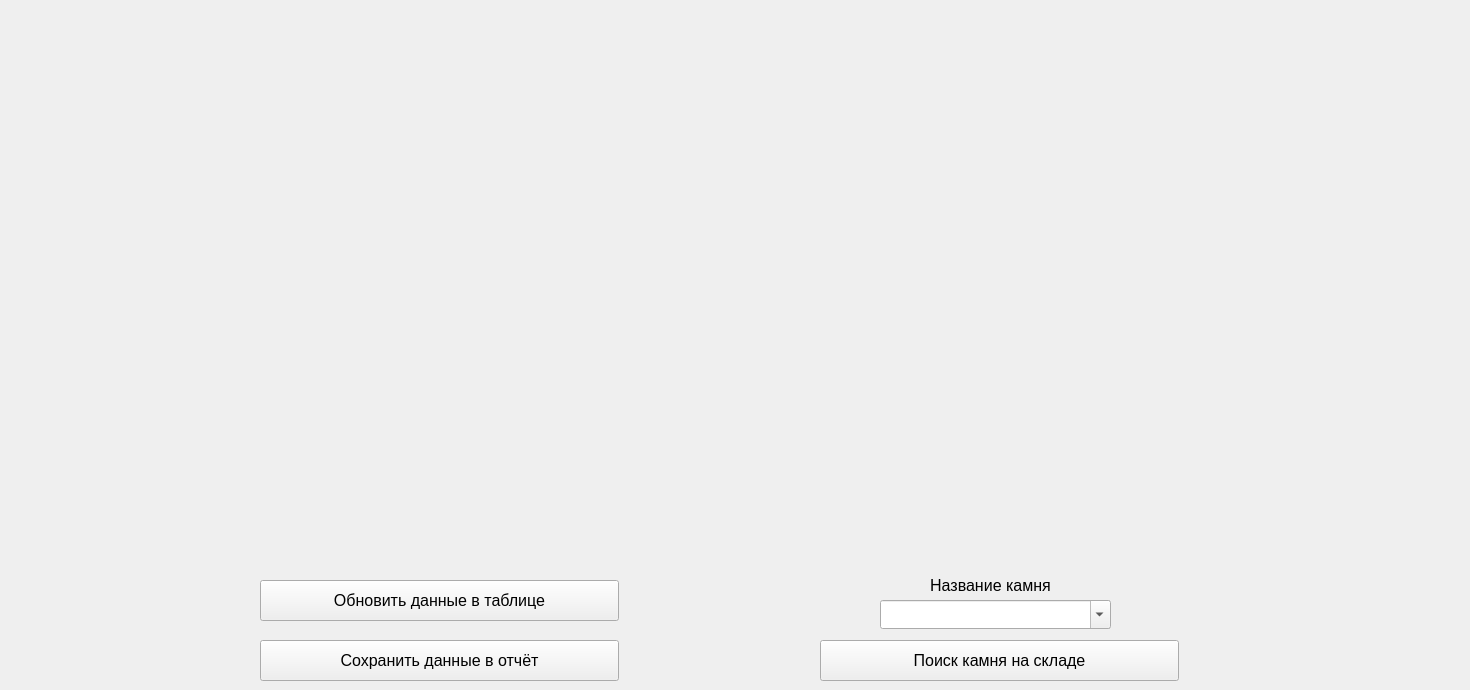
   <widget class="QWidget" name="stones_tab">
    <attribute name="title">
     <string>Камни</string>
    </attribute>
    <widget class="QWidget" name="formLayoutWidget_5">
     <property name="geometry">
      <rect>
       <x>0</x>
       <y>10</y>
       <width>1461</width>
       <height>501</height>
      </rect>
     </property>
     <layout class="QFormLayout" name="stones_layout"/>
    </widget>
    <widget class="QPushButton" name="upd_stones_table_btn">
     <property name="geometry">
      <rect>
       <x>260</x>
       <y>580</y>
       <width>359</width>
       <height>41</height>
      </rect>
     </property>
     <property name="font">
      <font>
       <pointsize>12</pointsize>
      </font>
     </property>
     <property name="mouseTracking">
      <bool>false</bool>
     </property>
     <property name="text">
      <string>Обновить данные в таблице</string>
     </property>
     <property name="checkable">
      <bool>false</bool>
     </property>
    </widget>
    <widget class="QPushButton" name="save_stones_table_btn">
     <property name="geometry">
      <rect>
       <x>260</x>
       <y>640</y>
       <width>359</width>
       <height>41</height>
      </rect>
     </property>
     <property name="font">
      <font>
       <pointsize>12</pointsize>
      </font>
     </property>
     <property name="mouseTracking">
      <bool>false</bool>
     </property>
     <property name="text">
      <string>Сохранить данные в отчёт</string>
     </property>
     <property name="checkable">
      <bool>false</bool>
     </property>
    </widget>
    <widget class="QPushButton" name="stone_availability_btn">
     <property name="geometry">
      <rect>
       <x>820</x>
       <y>640</y>
       <width>359</width>
       <height>41</height>
      </rect>
     </property>
     <property name="font">
      <font>
       <pointsize>12</pointsize>
      </font>
     </property>
     <property name="mouseTracking">
      <bool>false</bool>
     </property>
     <property name="text">
      <string>Поиск камня на складе</string>
     </property>
     <property name="checkable">
      <bool>false</bool>
     </property>
    </widget>
    <widget class="QLabel" name="label_14">
     <property name="geometry">
      <rect>
       <x>880</x>
       <y>570</y>
       <width>221</width>
       <height>31</height>
      </rect>
     </property>
     <property name="font">
      <font>
       <pointsize>12</pointsize>
      </font>
     </property>
     <property name="text">
      <string>Название камня</string>
     </property>
     <property name="alignment">
      <set>Qt::AlignmentFlag::AlignCenter</set>
     </property>
    </widget>
    <widget class="QComboBox" name="stone">
     <property name="geometry">
      <rect>
       <x>880</x>
       <y>600</y>
       <width>231</width>
       <height>29</height>
      </rect>
     </property>
     <property name="font">
      <font>
       <pointsize>12</pointsize>
      </font>
     </property>
     <property name="layoutDirection">
      <enum>Qt::LayoutDirection::LeftToRight</enum>
     </property>
     <property name="editable">
      <bool>true</bool>
     </property>
     <property name="placeholderText">
      <string/>
     </property>
    </widget>
   </widget>
